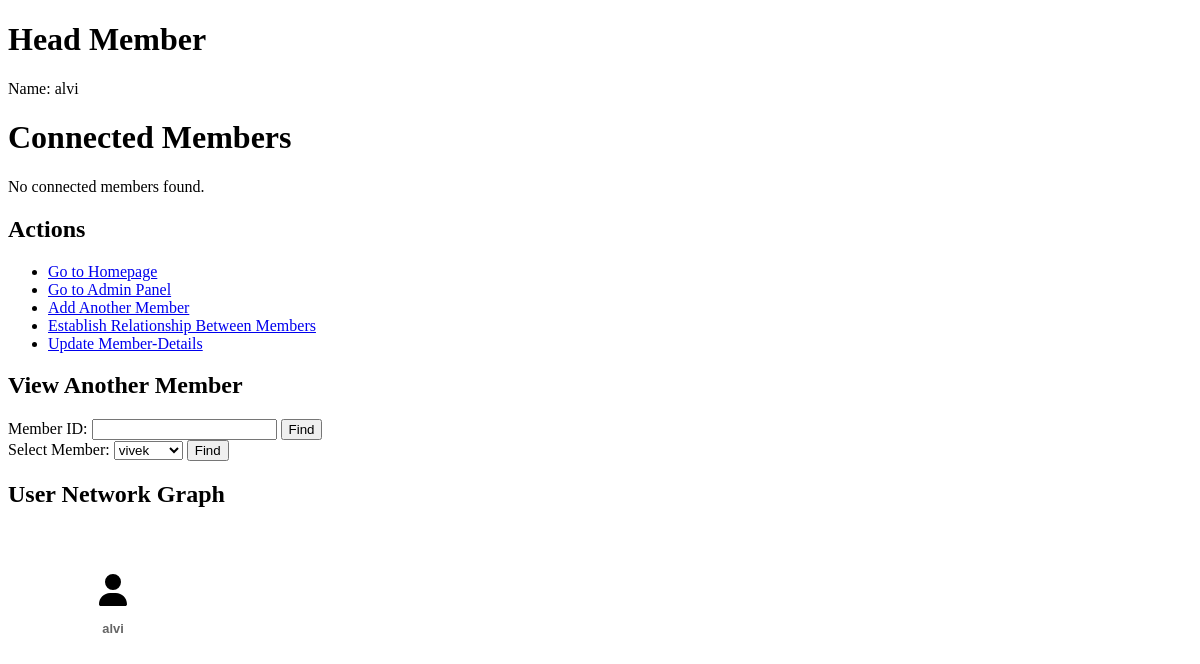
/member/3/, run on an earlier commit of the app's database.
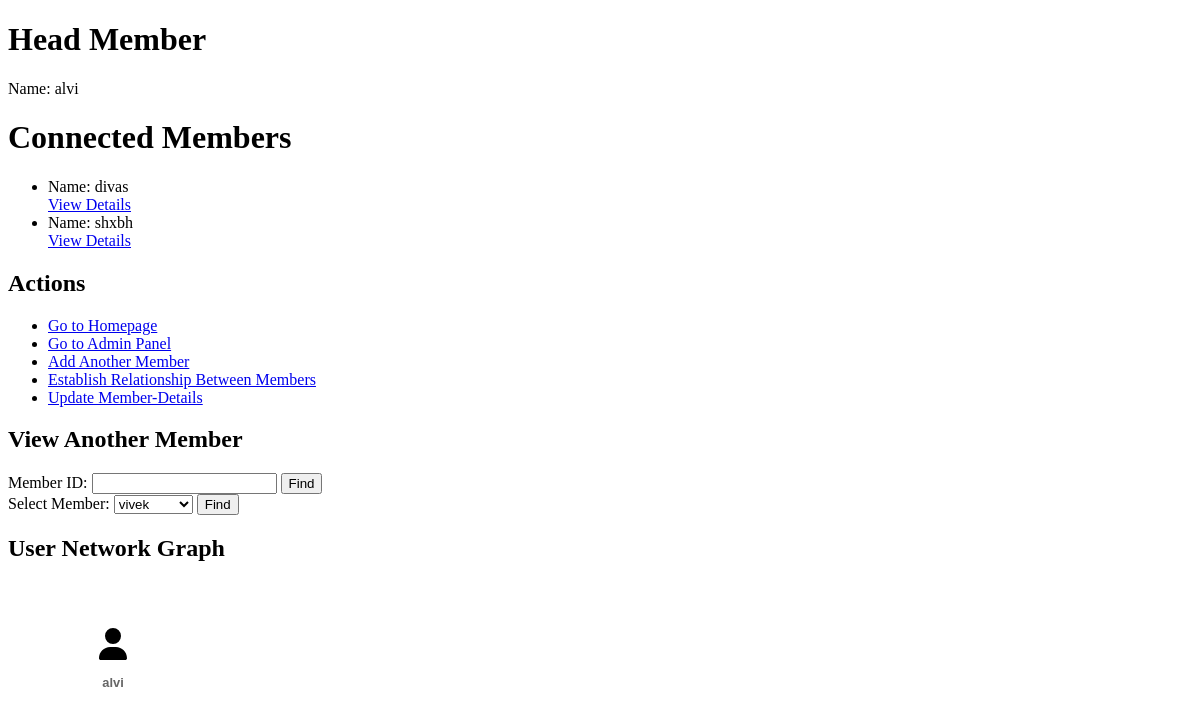
And on a later commit of the database.
### mlm/models.py (models this page shows)
class Member(models.Model):
    user = models.OneToOneField(User, on_delete=models.CASCADE)
    sponsor = models.ForeignKey('self', on_delete=models.CASCADE, blank=True, null=True)

class MemberRelationship(models.Model):
    parent = models.ForeignKey(Member, related_name='children', on_delete=models.CASCADE)
    child = models.ForeignKey(Member, related_name='parents', on_delete=models.CASCADE)

### mlm/views.py (the view)
# urls.py: path('member/<int:member_id>/', views.member_detail, name='member_detail'),
def member_detail(request, member_id):
    member = Member.objects.get(id=member_id)
    members = Member.objects.all()
    def get_network_tree(member):
        children = []
        for child_relationship in member.children.all():
            children.append(get_network_tree(child_relationship.child))
        return {
            'name': member.user.username,
            'children': children
        }
    network_data = get_network_tree(member)
    network_tree_html = render_network_tree(network_data)
    return render(request, 'member_detail.html', {'member': member, 'members': members, 'network_tree': network_tree_html})

### mlm/views.py (called while the page is built)
def render_network_tree(node):
    html = f'<li><a href="javascript:void(0);"><div class="member-view-box"><div class="member-image"><svg xmlns="http://www.w3.org/2000/svg" viewBox="0 0 448 512" class="icon"><!--!Font Awesome Free 6.5.2 by @fontawesome - https://fontawesome.com License - https://fontawesome.com/license/free Copyright 2024 Fonticons, Inc.--><path d="M224 256A128 128 0 1 0 224 0a128 128 0 1 0 0 256zm-45.7 48C79.8 304 0 383.8 0 482.3C0 498.7 13.3 512 29.7 512H418.3c16.4 0 29.7-13.3 29.7-29.7C448 383.8 368.2 304 269.7 304H178.3z"/></svg><div class="member-details"><h3>{node["name"]}</h3></div></div></div></a>'
    if node.get('children'):
        html += '<ul>'
        for child in node['children']:
            html += render_network_tree(child)
        html += '</ul>'
    html += '</li>'
    return html

### mlm/templates/member_detail.html (shortened to what this page needs)
<!DOCTYPE html>
<html>
<head>
</head>
<body>
    <h1>Head Member</h1>
    <p>Name: {{ member.user.username }}</p>
    <h1>Connected Members</h1>
    {% if member.children.all %}
        <ul>
        {% for relationship in member.children.all %}
            <li>
                Name: {{ relationship.child.user.username }}
                <br><a href="{% url 'member_detail' relationship.child.id %}">View Details</a>
            </li>
        {% endfor %}
        </ul>
    {% else %}
        <p>No connected members found.</p>
    {% endif %}
    <h2>Actions</h2>
    <ul>
        <li><a href="{% url 'homepage' %}">Go to Homepage</a></li>
        <li><a href="/admin/">Go to Admin Panel</a></li>
        <li><a href="{% url 'create_user' %}">Add Another Member</a></li>
        <li><a href="{% url 'establish_relationship' %}">Establish Relationship Between Members</a></li>
        <li><a href="{% url 'update_user' username=member.user.username %}">Update Member-Details</a></li>
    </ul>
    <h2>View Another Member</h2>
    <form action="{% url 'find_member' %}" method="get">
        <label for="member_id">Member ID:</label>
        <input type="text" id="member_id" name="member_id">
        <input type="submit" value="Find">
    </form>
    <form action="{% url 'find_member' %}" method="get">
        <label for="member_select">Select Member:</label>
        <select id="member_select" name="member_id">
            {% for member in members %}
                <option value="{{ member.id }}">{{ member.user.username }}</option>
            {% endfor %}
        </select>
        <input type="submit" value="Find">
    </form>
    <h2>User Network Graph</h2>
    {% include 'member_network.html' %}
</body>
</html>

### mlm/templates/member_network.html (shortened to what this page needs)
<div class="body genealogy-body genealogy-scroll">
    <div class="genealogy-tree">
        {% with network_tree as formatted_tree %}
        <ul>
            {{ formatted_tree|safe }}
        </ul>
        {% endwith %}
    </div>
</div>

### mlm/templates/member_detail.html (style rules this page uses)
.genealogy-body { white-space: nowrap; overflow-y: hidden; padding: 50px; min-height: 500px; padding-top: 10px; }
.genealogy-tree ul { padding-top: 20px; position: relative; padding-left: 0px; display: flex; }
.genealogy-tree li { float: left; text-align: center; list-style-type: none; position: relative; padding: 20px 5px 0 5px; }
.genealogy-tree li::before, .genealogy-tree li::after { content: ''; position: absolute; top: 0; right: 50%; border-top: 2px solid #ccc; width: 50%; height: 18px; }
.genealogy-tree li::after { right: auto; left: 50%; border-left: 2px solid #ccc; }
.genealogy-tree li:only-child::after, .genealogy-tree li:only-child::before { display: none; }
.genealogy-tree li:only-child { padding-top: 0; }
.genealogy-tree li:first-child::before, .genealogy-tree li:last-child::after { border: 0 none; }
.genealogy-tree li:last-child::before { border-right: 2px solid #ccc; border-radius: 0 5px 0 0; -webkit-border-radius: 0 5px 0 0; -moz-border-radius: 0 5px 0 0; }
.genealogy-tree li:first-child::after { border-radius: 5px 0 0 0; -webkit-border-radius: 5px 0 0 0; -moz-border-radius: 5px 0 0 0; }
.icon { color: #007bff; width: 32px; height: 32px; }
.genealogy-tree li a { text-decoration: none; color: #666; font-family: arial, verdana, tahoma; font-size: 11px; display: inline-block; border-radius: 5px; -webkit-border-radius: 5px; -moz-border-radius: 5px; }
.member-view-box { padding:0px 20px; text-align: center; border-radius: 4px; position: relative; }
.member-image { width: 60px; position: relative; }

What changed in the data, as far as the page shows it:
added MemberRelationship: child.user.username "divas"
added MemberRelationship: child.user.username "shxbh"
Also different on the page:
text no longer shown: "No connected members found."
